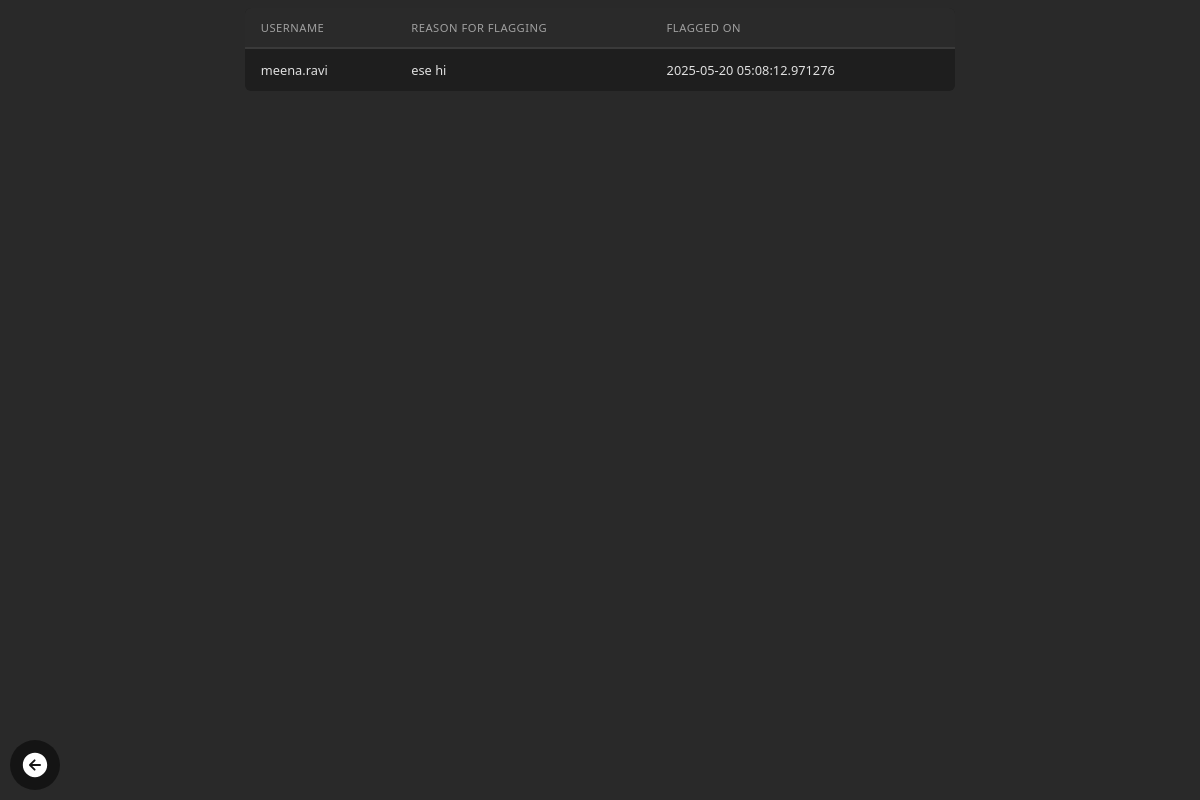
Page /admin/admin/users/flagged on the earlier database version.
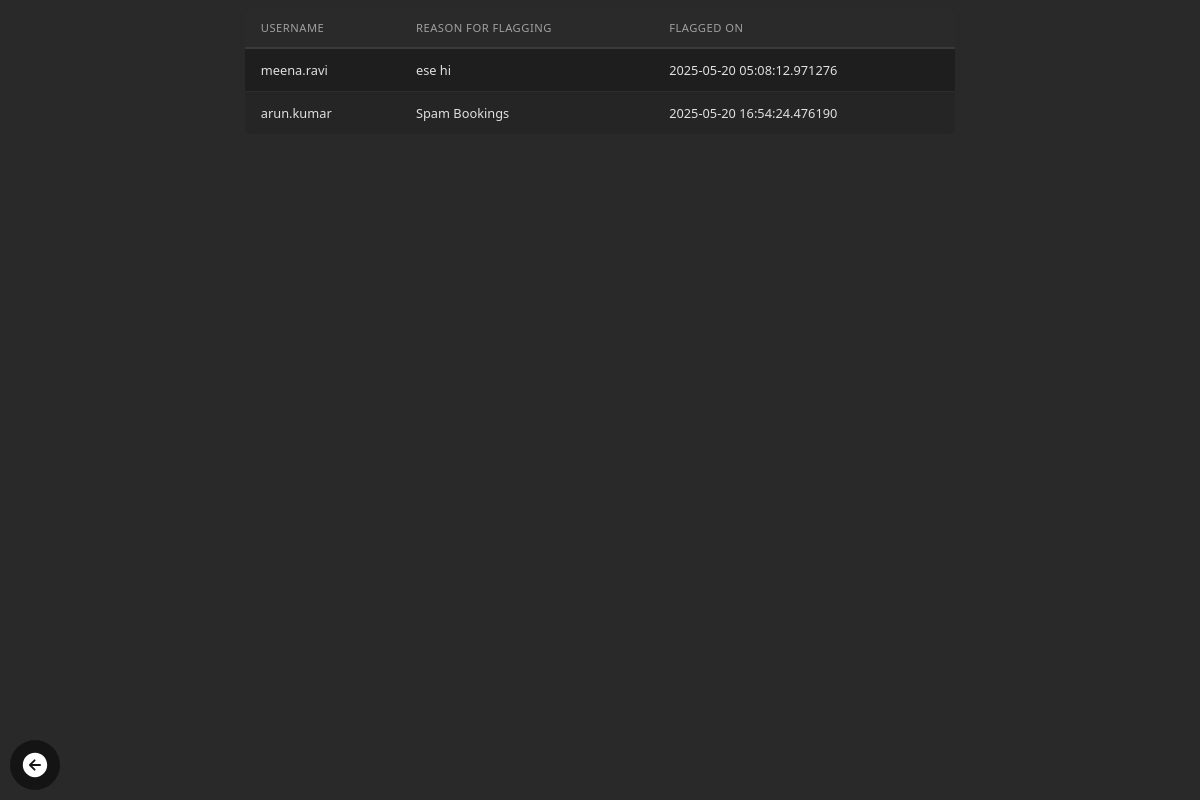
Same page on the later database version.
### model.py (models this page shows, shortened)
class Flag(db.Model):
    id = db.Column(db.Integer, primary_key=True)
    user_id = db.Column(db.Integer, db.ForeignKey('user.id'), nullable=False)
    reason = db.Column(db.String(200))
    flag_date = db.Column(db.DateTime, default=datetime.utcnow)
    is_flagged = db.Column(db.Boolean, default=False)
    user = db.relationship('User', backref='flags')

class User(db.Model, UserMixin):
    id = db.Column(db.Integer, primary_key=True)
    username = db.Column(db.String(80), unique=True)
    email = db.Column(db.String(120), unique=True, nullable=False)
    password = db.Column(db.String(200), nullable=False)
    firstname = db.Column(db.String(100))
    lastname = db.Column(db.String(100))
    gender = db.Column(db.String(10))
    phone = db.Column(db.String(15))
    address = db.Column(db.String(200))
    pin = db.Column(db.String(10))
    registration_date = db.Column(db.DateTime, default=datetime.now)
    is_active = db.Column(db.Boolean, default=True)
    reservations = db.relationship('Reservation', backref='user_ref', lazy=True)
    vehicles = db.relationship('Vehicle', backref='owner', cascade='all, delete-orphan')

### routes/admin_routes.py (the view)
@admin_bp.route('/admin/users/flagged')
def flagged_users():
    flagged_users = Flag.query.all()
    return render_template('admin/flagged_users.html', flagged_users=flagged_users)

### templates/admin/flagged_users.html (shortened to what this page needs)
{% block custom_styles %}
<link rel="stylesheet" href="https://cdnjs.cloudflare.com/ajax/libs/font-awesome/6.0.0/css/all.min.css">
{% endblock %}
{% block body %}
{% block content %}
<table class="table">
    <thead>
        <tr>
            <th>Username</th>
            <th>Reason for Flagging</th>
            <th>Flagged On</th>
        </tr>
    </thead>
    <tbody>
        {% for flag in flagged_users %}
        <tr>
            <td>{{ flag.user.username }}</td>
            <td>{{ flag.reason }}</td>
            <td>{{ flag.flag_date }}</td>
        </tr>
        {% endfor %}
    </tbody>
</table>
<div class="back-to-dashboard">
    <a href="{{ url_for('admin.admin_users') }}">
    </a>
</div>
{% endblock %}
{% endblock %}

### templates/admin/flagged_users.html (style rules this page uses)
.table { width: 60%; border-collapse: collapse; font-family: 'Segoe UI', Roboto, -apple-system, sans-serif; color: #e0e0e0; background-color: #1e1e1e; border-radius: 6px; overflow: hidden; margin: auto; }
.table thead { background-color: #2a2a2a; border-bottom: 2px solid #3a3a3a; }
.table th { padding: 12px 16px; text-align: left; font-weight: 500; color: #a0a0a0; text-transform: uppercase; font-size: 0.7em; letter-spacing: 0.5px; }
.table td { padding: 12px 16px; font-size: 0.8em; border-bottom: 1px solid #2d2d2d; }
.table tbody tr:last-child td { border-bottom: none; }
.table tbody tr:nth-child(even) { background-color: #252525; }
.back-to-dashboard { position: fixed; left: 10px; bottom: 10px; background-color: rgba(0, 0, 0, 0.5); padding: 10px; border-radius: 50%; display: flex; justify-content: center; align-items: center; z-index: 9999; }
.back-to-dashboard a { display: flex; color: white; text-decoration: none; }

Differences in the rows shown:
added Flag: user.username "arun.kumar", reason "Spam Bookings", flag_date "2025-05-20 16:54:24.476190"
